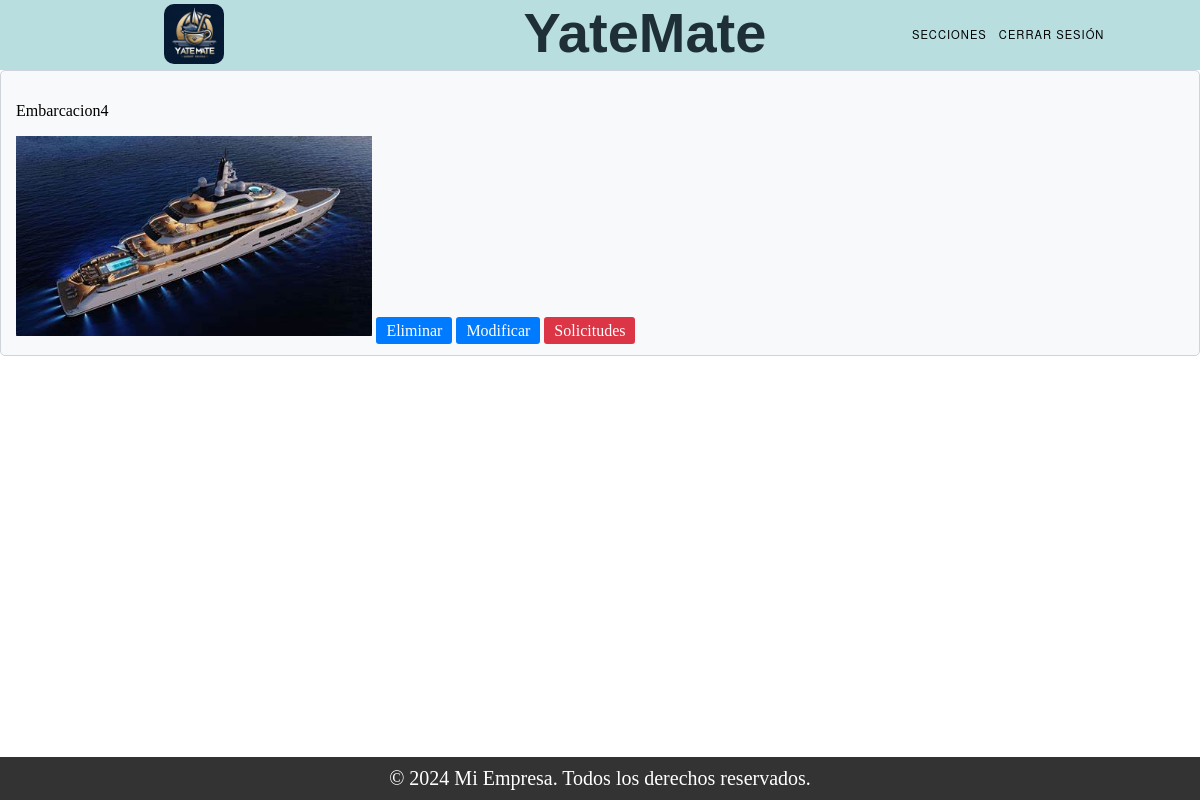
The page /mis_publicaciones/ (signed in) on the database as committed earlier.
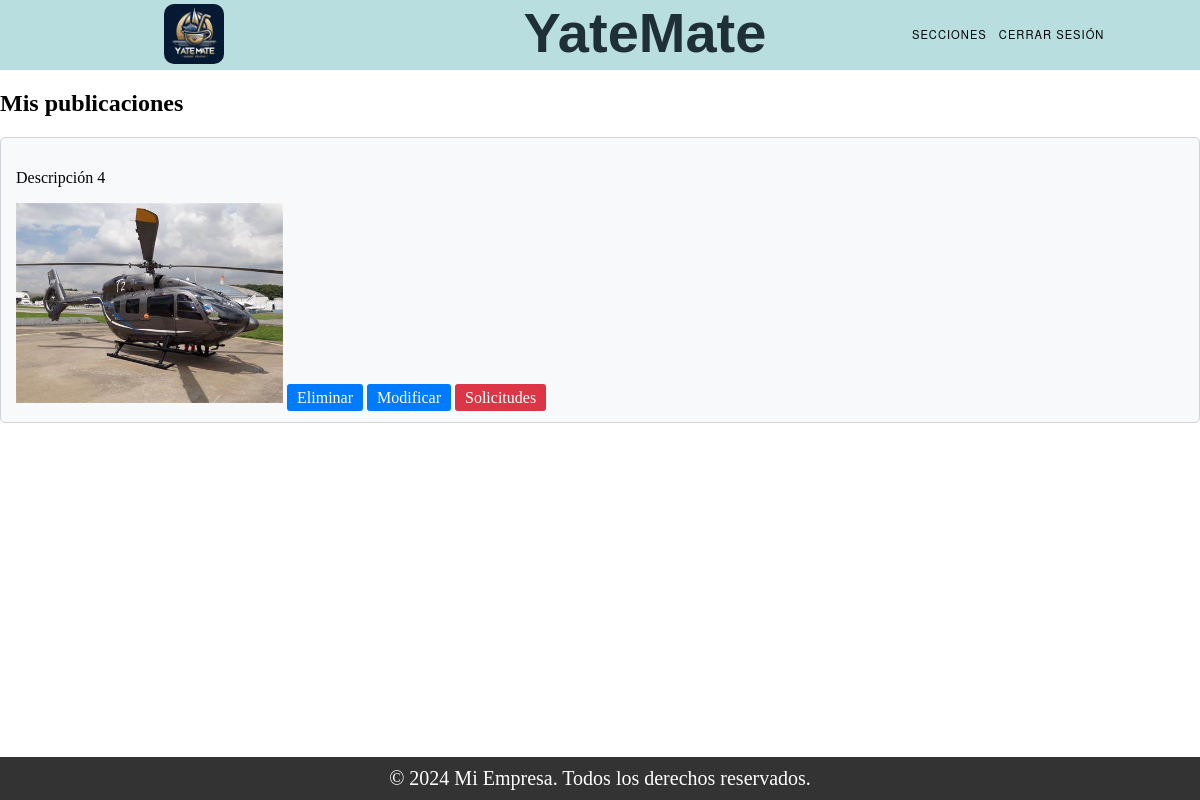
The same page on the database as committed later.
### Trueque/models.py (models this page shows, shortened)
class Publicacion_Embarcacion(models.Model):
    ESTADO_CHOICES = (
        ('Vigente', 'Vigente'),
        ('Proceso', 'Proceso'),
        ('Finalizado', 'Finalizado'),
    )
    embarcacion = models.ForeignKey(Embarcacion, on_delete=models.CASCADE)
    descripcion = models.TextField()
    estado = models.CharField(max_length=50)

class Publicacion_ObjetoValioso(models.Model):
    ESTADO_CHOICES = (
        ('Vigente', 'Vigente'),
        ('Proceso', 'Proceso'),
        ('Finalizado', 'Finalizado'),
    )
    tipo = models.CharField(max_length=100)
    marca = models.CharField(max_length=100)
    descripcion = models.TextField()
    estado = models.CharField(max_length=50)
    dueño = models.ForeignKey(User, on_delete=models.SET_NULL, null=True)
    foto = models.ImageField(upload_to='img_pu/')

### Register/models.py (models this page shows, shortened)
class Embarcacion(models.Model):
    TIPOS = (
        ('Velero', 'Velero'),
        ('Yate', 'Yate'),
        ('Lancha', 'Lancha'),
        ('Barco', 'Barco'),
    )
    eslora = models.FloatField()
    manga = models.FloatField()
    calado = models.FloatField()
    matricula = models.CharField(max_length=20, unique=True)
    nombre_fantasia = models.CharField(max_length=255)
    foto = models.ImageField(upload_to='img/', null=True, blank=True)
    dueno = models.ForeignKey(User, on_delete=models.SET_NULL, null=True)
    tipo = models.CharField(max_length=20, choices=TIPOS)

### Trueque/views.py (the view)
# urls.py: path("mis_publicaciones/", views.mis_publicaciones, name="ver_mis_publicaciones"),
def mis_publicaciones(request):
    user_id = request.session['user_id']
    objetos = Publicacion_ObjetoValioso.objects.filter(dueño=user_id)
    embarcaciones = Publicacion_Embarcacion.objects.filter(embarcacion__dueno_id=user_id)
    objetos_con_solicitudes = []
    embarcaciones_con_solicitudes = []
    for objeto in objetos:
        tiene_solicitudes = Solicitud_ObjetosValiosos.objects.filter(publicacion=objeto).exists()
        if tiene_solicitudes:
            objetos_con_solicitudes.append(objeto.id)
    for embarcacion in embarcaciones:
        tiene_solicitudes = Solicitud_Embarcaciones.objects.filter(publicacion=embarcacion).exists()
        if tiene_solicitudes:
            embarcaciones_con_solicitudes.append(embarcacion.id)
    return render(request, "ver_mis_publicaciones.html", {
        'objetos': objetos,
        'embarcaciones': embarcaciones,
        'objetos_con_solicitudes': objetos_con_solicitudes,
        'embarcaciones_con_solicitudes': embarcaciones_con_solicitudes,
    })

### Trueque/templates/ver_mis_publicaciones.html (shortened to what this page needs)
{% extends "base.html" %}
{% load static %}
{% block content %}
{% if objetos or embarcaciones %}
    {% if objetos %}
    <h2>Mis publicaciones</h2>
        {% for objeto in objetos %}
            <div class="card">
                <p>{{ objeto.descripcion|truncatechars:70 }}</p>
                {% if objeto.foto %}
                <img src="{% static 'img_o/' %}{{ objeto.foto.url }}" alt="" class="img-fluid"  style="max-width: 80%; max-height: 200px;">
                {% endif %}
                <a href={% url 'eliminar_objeto' objeto.id %} class="btn btn-card">Eliminar</a>
                <a href="#" class="btn btn-card">Modificar</a>
                {% if objeto.id in objetos_con_solicitudes %}
                    <a href={% url 'solicitudes_trueque_objeto' objeto.id %} class="btn btn-cardRojo" >Solicitudes</a>
                {% else %}
                    <a class="btn btn-cardRojo">Solicitudes</a>
                {% endif %}
            </div>
        {% endfor %}
    {% endif %}
    {% if embarcaciones %}
        {% for embarcacion in embarcaciones %}
            <div class="card">
                <p>{{ embarcacion.embarcacion.nombre_fantasia|truncatechars:70 }}</p>
                {% if embarcacion.embarcacion.foto %}
                <img src="{% static 'img_b/' %}{{ embarcacion.embarcacion.foto.url }}" alt="Foto de la embarcación" class="img-fluid"style="max-width: 80%; max-height: 200px;">
                {% endif %}
                <a href={% url 'eliminar_embarcacion' embarcacion.id %} class="btn btn-card">Eliminar</a>
                <a href="#" class="btn btn-card">Modificar</a>
                {% if embarcacion.id in embarcaciones_con_solicitudes %}
                    <a href={% url 'solicitudes_trueque_embarcacion' embarcacion.id %} class='btn btn-cardVerde'>Solicitudes</a>
                {% else %}
                    <a class="btn btn-cardRojo">Solicitudes</a>
                {% endif %}
            </div>
        {% endfor %}
    {% endif %}
{% else %}
    <p>Usted no cuenta con ninguna publicación.</p>
{% endif %}
{% endblock %}

### templates/base.html (shortened to what this page needs)
<!DOCTYPE html>
<html lang="es">
<head>
<link rel="stylesheet" href="styles.css">
</head>
<body>
{% include "partials/header.html" %}
{% block content %}{% endblock %}
{% include "partials/footer.html" %}
</body>
</html>

### templates/partials/header.html (shortened to what this page needs)
{% load static %}
<!DOCTYPE html>
<html lang="es">
<head>
<link rel="stylesheet" type="text/css" href="{% static 'css/styles.css' %}">
</head>
<body>
<header class="header1">
  <div class="navegacion">
    <div id="box-img">
      <img src="{% static 'img/iconY.jpg' %}">
    </div>
    <div class="titulo-cli">
      <h1>YateMate</h1>
    </div>
    <nav id="menu">
      <div id="div-nav">
        <ul>
          <li>
            <a href="#">Secciones</a>
          </li>
          {% if request.session.user_id %}
            <li><a href="http://127.0.0.1:8000/login/logout">Cerrar sesión</a></li>
          {% else %}
            <li><a href="http://127.0.0.1:8000/login/">Iniciar sesión</a></li>
            <li><a href="http://127.0.0.1:8000/register/">Registrarse</a></li>
          {% endif %}
        </ul>
      </div>
    </nav>
  </div>
</header>
</body>
</html>

### templates/partials/footer.html (shortened to what this page needs)
<!DOCTYPE html>
<html lang="es">
<head>
</head>
<body>
<footer>
  <div class="container">
    <p>&copy; 2024 Mi Empresa. Todos los derechos reservados.</p>
  </div>
</footer>
</body>
</html>

### static/css/styles.css (style rules this page uses)
body { margin: 0; padding: 0; }
.header1 { background-color: #b8dee0; width: 100%; height:70px; }
.navegacion { display: flex; align-items: flex-start; justify-content: flex-start; }
.titulo-cli { display: flex; align-items: flex-start; justify-content: flex-start; margin-left:140px; }
.titulo-cli h1 { font-family: 'Alumni Sans Pinstripe', sans-serif; font-size: 3.5rem; font-weight: 800; margin: 0 ; color: #1f2f38; }
#menu { display: flex; align-items: center; flex-direction: row; margin-top: 20px; width: 100%; height: 100%; margin-left: 50px; justify-content: center; }
#menu ul { list-style:none; margin:0; padding:0; }
#menu ul li { background-color:#b8dee0;; }
#menu ul a { display:block; color:black; text-decoration:none; font-weight:400; font-size:0.7rem; padding:6px; font-family:"HelveticaNeue", "Helvetica Neue", Helvetica, Arial, sans-serif; text-transform:uppercase; letter-spacing:1px; }
#menu ul li { position:relative; float:left; margin:0; padding:0; }
#box-img { display: flex; width: 100%; height: 100%; align-items: center; justify-content: center; }
#box-img img { width: 60px; height: 60px; border-radius: 10px; margin-left: 5px; margin-top: 4px; }
ul { list-style: none; }
li { list-style: none; }
.container { display: flex; width: 100%; height: 100%; align-items:center; justify-content: center; margin-top: 100px; margin-bottom: 100px; }

### Trueque/templates/ver_mis_publicaciones.html (style rules this page uses)
.card { background-color: #f8f9fa; border: 1px solid #ced4da; border-radius: 5px; margin-bottom: 20px; padding: 15px; }
.btn-card { background-color: #007bff; color: #fff; padding: 5px 10px; text-decoration: none; border-radius: 3px; }
.btn-cardRojo { background-color: #dc3545; color: #fff; padding: 5px 10px; text-decoration: none; border-radius: 3px; }

### templates/partials/footer.html (style rules this page uses)
footer { background-color: #333; color: #fff; padding: 10px 0; text-align: center; position: fixed; bottom: 0; width: 100%; }
.container { padding: 0; margin: 0; }
footer p { margin: 0; font-size: 20px; }

Rows that differ between the two databases and show on the page:
removed Publicacion_Embarcacion: embarcacion.nombre_fantasia "Embarcacion4", embarcacion.foto (picture), shows "Solicitudes"
now on this page (row edited): Publicacion_ObjetoValioso: descripcion "Descripción 4", foto (picture), shows "Solicitudes"
Other text that changed with them:
text now shown: "Mis publicaciones"
